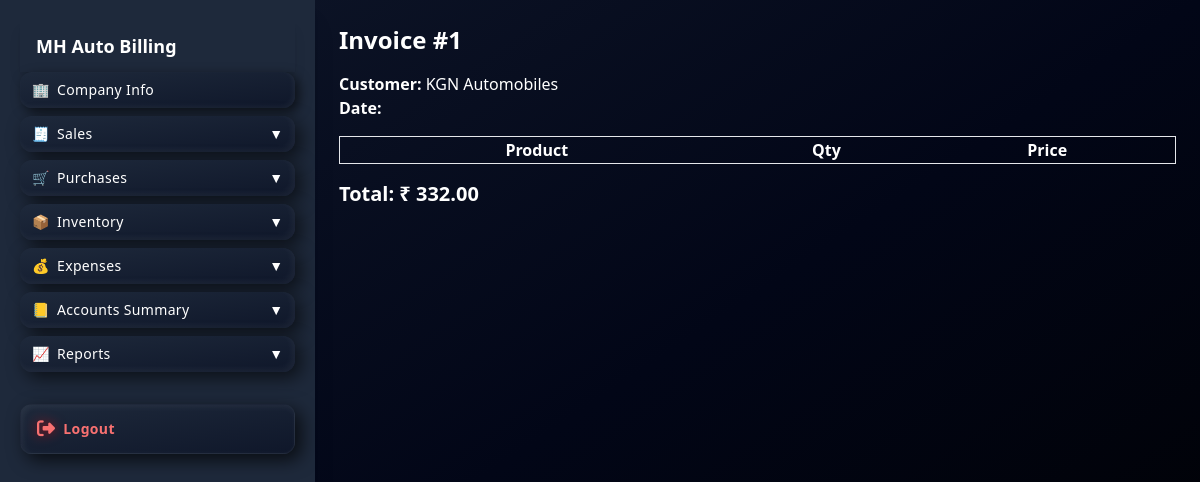
The page /invoice/1/ (signed in) on the database its author committed.
### apps/core/models.py (models this page shows, shortened)
class Bill(models.Model):
    invoice_no = models.CharField(max_length=20, unique=True, blank=True)
    customer = models.ForeignKey(Customer, on_delete=models.CASCADE)
    created_by = models.ForeignKey(User, on_delete=models.SET_NULL, null=True)
    date = models.DateTimeField(auto_now_add=True)
    subtotal = models.DecimalField(max_digits=12, decimal_places=2, default=0)
    cgst = models.DecimalField(max_digits=12, decimal_places=2, default=0)
    sgst = models.DecimalField(max_digits=12, decimal_places=2, default=0)
    discount = models.DecimalField(max_digits=12, decimal_places=2, default=0)
    roundoff = models.DecimalField(max_digits=12, decimal_places=2, default=0)
    total = models.DecimalField(max_digits=12, decimal_places=2, default=0)
    STATUS_CHOICES = (
        ("active", "Active"),
        ("returned", "Returned"),
        ("cancelled", "Cancelled"),
    )
    status = models.CharField(
        max_length=20,
        choices=STATUS_CHOICES,
        default="active"
    )

class Customer(models.Model):
    name = models.CharField(max_length=200)
    phone = models.CharField(max_length=20, blank=True, null=True)
    address = models.TextField(blank=True, null=True)
    gst = models.CharField(max_length=20, blank=True, null=True)
    balance = models.DecimalField(max_digits=12, decimal_places=2, default=0)

### apps/core/views.py (the view)
# urls.py: path("invoice/<int:bill_id>/", views.generate_invoice, name="invoice"),
@login_required
def generate_invoice(request, bill_id):
    bill = get_object_or_404(Bill, id=bill_id)
    return render(request, "dashboard/invoice.html", {
        "bill": bill
    })

### templates/dashboard/invoice.html (shortened to what this page needs)
{% extends "dashboard/base.html" %}
{% block content %}
<h1 class="text-2xl font-bold mb-4">Invoice #{{ bill.id }}</h1>
<p><strong>Customer:</strong> {{ bill.customer.name }}</p>
<p><strong>Date:</strong> {{ bill.created_at }}</p>
<table class="w-full mt-4 border">
<tr>
    <th>Product</th>
    <th>Qty</th>
    <th>Price</th>
</tr>
</table>
<h2 class="mt-4 text-xl font-bold">Total: ₹ {{ bill.total }}</h2>
{% endblock %}

### templates/dashboard/base.html (style rules this page uses)
body { padding-bottom:120px; overflow-y: auto; }

### rows shown on the page
Bill: id "1", customer.name "KGN Automobiles", total "332.00"
